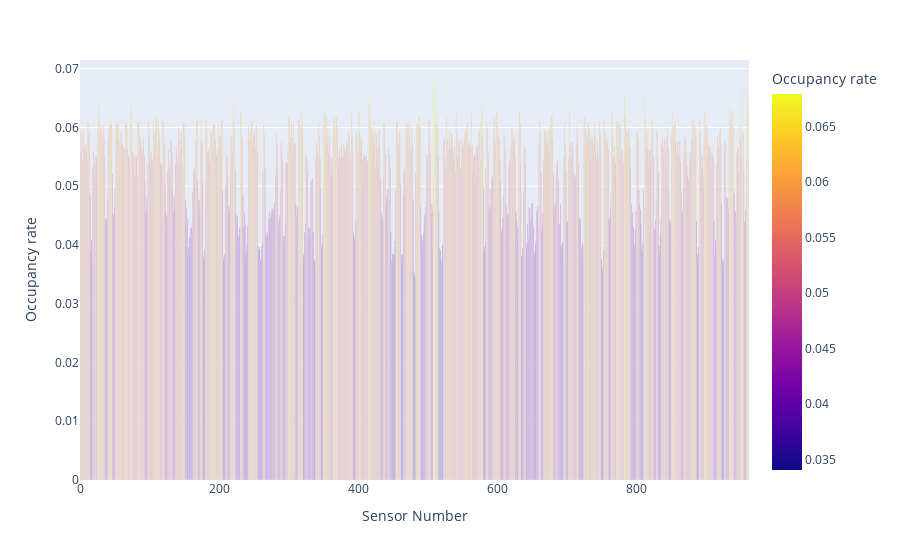

The code cell stored with this chart in its notebook:
### Code cell
fig = px.bar(media_totala_per_senzor, x='Sensor Number',y='Occupancy rate',color='Occupancy rate')
fig.show()

### Figure 1 — Plotly figure (JSON) as saved in the notebook; plotly's stock layout.template omitted (floating-point values rounded to 4 significant figures; data arrays with more than 128 entries replaced by an {"elided": "..."} marker saying what was removed)
{"data": [{"alignmentgroup": "True", "hovertemplate": "Sensor Number=%{x}<br>Occupancy rate=%{marker.color}<extra></extra>", "legendgroup": "", "marker": {"color": {"elided": "963 float values"}, "coloraxis": "coloraxis", "pattern": {"shape": ""}}, "name": "", "offsetgroup": "", "orientation": "v", "showlegend": false, "textposition": "auto", "type": "bar", "x": {"elided": "963 int values"}, "xaxis": "x", "y": {"elided": "963 float values"}, "yaxis": "y"}], "layout": {"barmode": "relative", "coloraxis": {"colorbar": {"title": {"text": "Occupancy rate"}}, "colorscale": [[0, "#0d0887"], [0.1111, "#46039f"], [0.2222, "#7201a8"], [0.3333, "#9c179e"], [0.4444, "#bd3786"], [0.5556, "#d8576b"], [0.6667, "#ed7953"], [0.7778, "#fb9f3a"], [0.8889, "#fdca26"], [1, "#f0f921"]]}, "legend": {"tracegroupgap": 0}, "margin": {"t": 60}, "xaxis": {"anchor": "y", "domain": [0, 1], "title": {"text": "Sensor Number"}}, "yaxis": {"anchor": "x", "domain": [0, 1], "title": {"text": "Occupancy rate"}}}}
